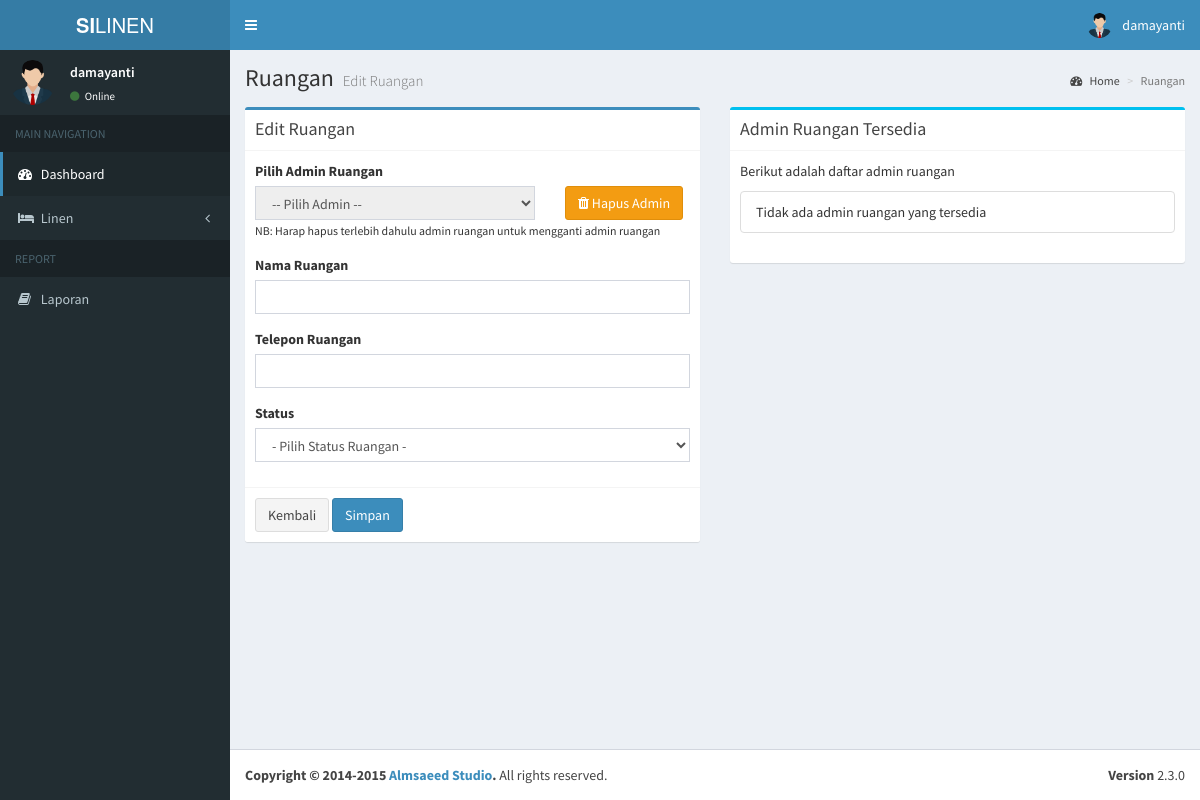
The app's page /admin/edit_ruangan.php (signed in), older data.
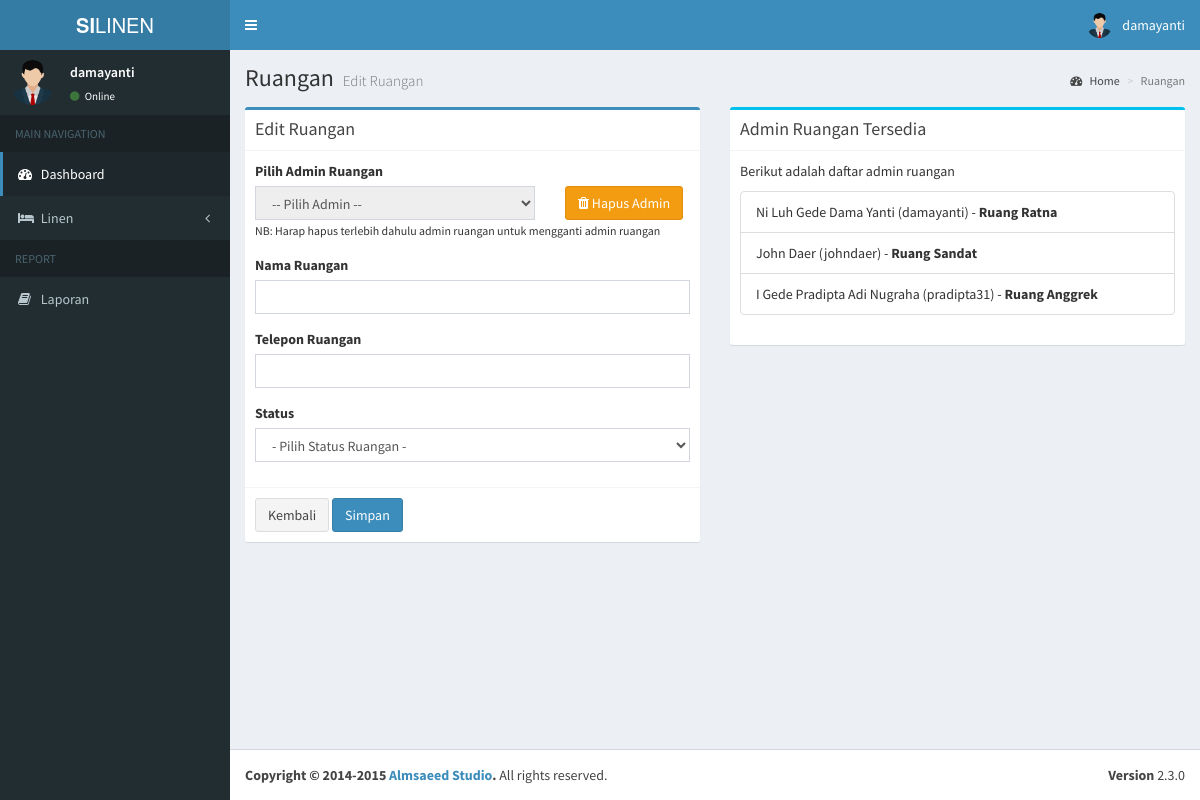
The same page, newer data.
### tables this page shows
CREATE TABLE `ruangan` (
  `id` int(11) NOT NULL,
  `id_user` int(11) DEFAULT NULL,
  `nama_ruangan` varchar(199) NOT NULL,
  `telp_ruangan` varchar(199) NOT NULL,
  `status` int(11) NOT NULL
);

CREATE TABLE `users` (
  `id` int(11) NOT NULL,
  `nama` varchar(100) NOT NULL,
  `username` varchar(100) NOT NULL,
  `email` varchar(100) NOT NULL,
  `password` varchar(100) NOT NULL,
  `hak_akses` varchar(25) NOT NULL,
  `status` int(11) NOT NULL,
  `status_ruangan` int(11) DEFAULT NULL
);

### admin/edit_ruangan.php (the view, shortened to what this page needs)
<?php
    include '../koneksi.php';
    $id_ruangan = isset($_GET['id']) ? $_GET['id'] : '';
    $row = [];
?>
<section class="content">
    <div class="row">
        <div class="col-md-12">
        </div>
        <div class="col-md-6">
            <div class="box box-primary">
                <div class="box-header with-border">
                    <h3 class="box-title">Edit Ruangan <b><?= $row['nama_ruangan']; ?></b></h3>
                </div>
                <form role="form" action="proses_ruangan.php" method="POST">
                    <div class="box-body">
                        <div class="form-group">
                            <div class="row align-items-end">
                                <div class="col-md-8">
                                    <label>Pilih Admin Ruangan</label>
                                    <select name="id_user" class="form-control" disabled>
                                        <option value="">-- Pilih Admin --</option>
                                    </select>
                                </div>
                                <div class="col-md-4">
                                    <label style="visibility: hidden;">Tombol Hapus</label><br>
                                    <a href="proses_ruangan.php?hapus_admin_ruangan=<?= $id_ruangan; ?>" class="btn btn-warning"
                                    onclick="return confirm('Apakah anda yakin ingin menghapus Admin ruangan ini?');"><i class="fa fa-trash"></i> Hapus Admin</a>
                                </div>
                            </div>
                            <small>NB: Harap hapus terlebih dahulu admin ruangan untuk mengganti admin ruangan</small>
                        </div>
                        <div class="form-group">
                            <label>Nama Ruangan</label>
                            <input type="text" class="form-control" name="nama_ruangan" value="<?= $row['nama_ruangan']; ?>">
                        </div>
                        <div class="form-group">
                            <label>Telepon Ruangan</label>
                            <input type="text" class="form-control" name="telp_ruangan" value="<?= $row['telp_ruangan']; ?>">
                        </div>
                        <div class="form-group">
                            <label>Status</label>
                            <select name="status" class="form-control" value="<?= $row['status']; ?>">
                                <option value="">- Pilih Status Ruangan -</option>
                            </select>
                        </div>
                    </div>
                    <div class="box-footer">
                        <a href="data_ruangan.php" class="btn btn-default">Kembali</a>
                        <button type="submit" name="submit" class="btn btn-primary" onclick="simpanBtn(this);">Simpan</button>
                    </div>
                </form>
            </div>
        </div>
        <div class="col-md-6">
            <div class="box box-info">
                <div class="box-header with-border">
                    <h3 class="box-title">Admin Ruangan Tersedia</h3>
                </div>
                <div class="box-body">
                    <p>Berikut adalah daftar admin ruangan</p>
                    <ul class="list-group">
                        <?php
                        $query_admin_list = mysqli_query($koneksi, "SELECT
                            r.*,
                            u.*
                        FROM ruangan r
                        LEFT JOIN users u ON r.id_user = u.id
                        WHERE u.hak_akses = 'admin_ruangan'");
                        if(mysqli_num_rows($query_admin_list) > 0) {
                            while($admin = mysqli_fetch_assoc($query_admin_list)) {
                                echo '<li class="list-group-item">'.$admin['nama'].' ('.$admin['username'].') - <b>Ruang '.$admin['nama_ruangan'].'</b></li>';
                            }
                        } else {
                            echo '<li class="list-group-item">Tidak ada admin ruangan yang tersedia</li>';
                        }
                        ?>
                    </ul>
                </div>
            </div>
        </div>
    </div>
</section>
<?php
$content = ob_get_clean();
include __DIR__ . '/../layouts/header.php';
echo $content;
include __DIR__ . '/../layouts/footer.php';
?>

Row changes from the older to the newer data that the page shows:
now on this page (row edited): ruangan: id_user.nama "Ni Luh Gede Dama Yanti", id_user.username "damayanti", nama_ruangan "Ratna"
now on this page (row edited): ruangan: id_user.nama "John Daer", id_user.username "johndaer", nama_ruangan "Sandat"
now on this page (row edited): ruangan: id_user.nama "I Gede Pradipta Adi Nugraha", id_user.username "pradipta31", nama_ruangan "Anggrek"
Text that changed along with them:
text no longer shown: "Tidak ada admin ruangan yang tersedia"
